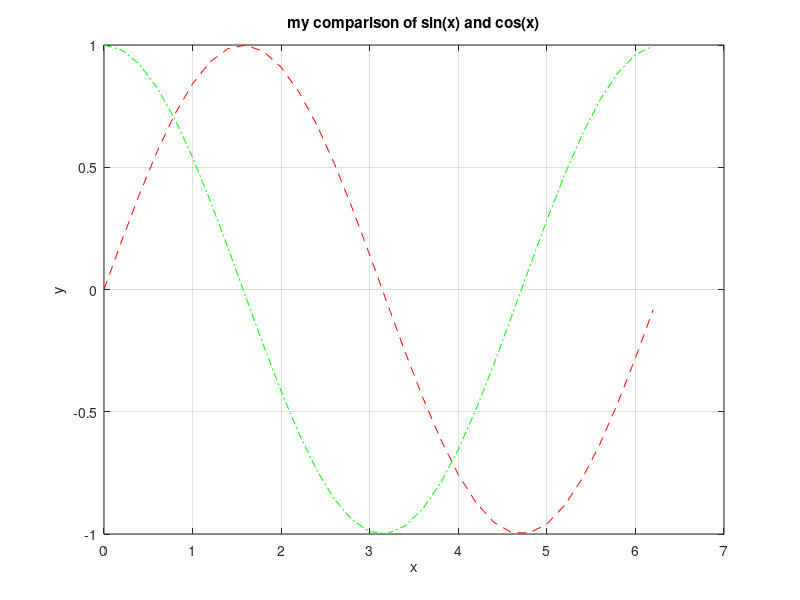

This chart was generated by the following MATLAB code: (Note: this script raises an error after producing the figure.)
%% Example
% following ideas from http://almutei.wordpress.com
clear all; close all; clc;

% Do my Calculations
x=(0:0.2:2*pi); sinx=sin(x); cosx=cos(x'); z = cosx*sinx;

% Plot my comparison of functions
figure(1)
hold on;
    h = plot(x,sinx,'--r');
    k = plot(x,cosx,'-.g');
hold off;
grid on; % note that this comand is ignored by tikz
title('my comparison of sin(x) and cos(x)')
box on; xlabel('x'); ylabel('y'); 
% Convert to Tikz
matlab2tikz('myfigure.tex','height','4cm','width','3in')

% Plot surface
figure(2)
mesh(z);
title('my surface z')
xlabel('x'); ylabel('y'); zlabel('z');
% Convert to Tikz
matlab2tikz('myfigure2.tex','height','4cm','width','3in')

% Plot Contour
figure(3)
contour(z);
title('my surface z')
xlabel('x'); ylabel('y'); zlabel('z');
% Convert to Tikz
matlab2tikz('myfigure3.tex','height','4cm','width','3in')